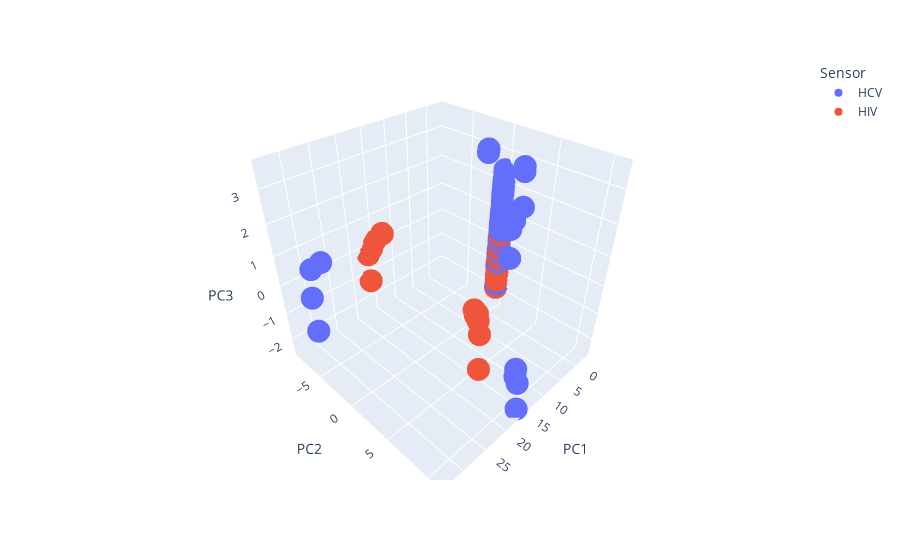

The notebook cell this image was saved under:
### Code cell
# 4. Scores plot
# check API documentation for plotly.express https://plotly.com/python/3d-scatter-plots

import plotly.express as px

fig = px.scatter_3d(df_scores, x='PC1', y='PC2', z='PC3', color='Sensor')
fig.show()
